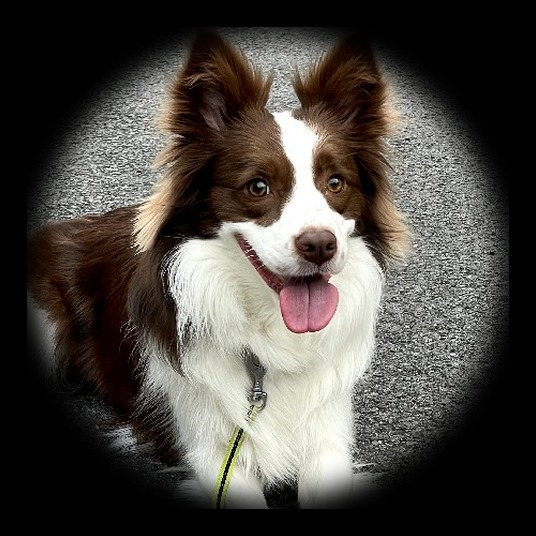
#> input picture Espressif/TUAN/02.JPG, 536 x 536 px
$ python -i prep_photos.py   (imports and definitions only)
#> lines starting #> are read from the running program, lines starting #| are printed output that depends on the picture; after the words box and inside, x2 and y2 are one past the last pixel; in counts of white or black regions, pixels touching at a corner belong together
#> in build, im is the input picture: PIL image 536x536 RGB; mean R, G, B 76.4, 72, 66.8
#!/usr/bin/env python3
"""
prep_photos.py — 把照片处理成设备能直接用的资产。

    python3 scripts/prep_photos.py ~/Pictures/团团/*.jpg
    python3 scripts/prep_photos.py --center 1136,534 --radius 468 一张.jpg

输出到 build/tuantuan/，然后把整个文件夹拖到 Claude 桌面端的
Hardware Buddy 窗口上，照片会经 BLE 流进设备。

设计前提：团团睡觉时把自己蜷成正圆，而屏幕也是正圆，所以做法不是
"圆屏里放一张照片"，而是把他抠成一枚悬浮的圆盘。四周是纯黑，
AMOLED 上黑像素熄灭，于是他没有边缘，像一件实物躺在表壳里。

只需要 pillow + numpy，不需要 ImageMagick，也不需要抠图模型。
"""
import argparse, json, pathlib, sys
import numpy as np
from PIL import Image, ImageDraw, ImageEnhance, ImageFilter

SRC = 536          # 设备端画布，比屏幕大 70px，给漂移留余量
FRAC = 0.72        # 主体直径占画布的比例，四周留黑给晕影
BUDGET_KB = 1700   # Hardware Buddy 文件夹推送上限 1.8MB，留点余量


def find_subject(im):
    """猜主体的外接圆。毯子/地板通常偏冷，主体偏暖，据此分割。
    猜不准就用 --center / --radius 手工指定，比调参快。"""
    a = np.asarray(im.resize((im.width // 4, im.height // 4))).astype(np.int16)
    R, G, B = a[:, :, 0], a[:, :, 1], a[:, :, 2]
    warm = (R > B + 10) | ((a.mean(2) > 170) & (G >= R - 6))
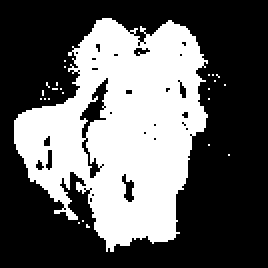
#> warm: shape (134, 134) bool (shown 2 times larger); 38% white; 24 white regions (23 under 20 px), largest, box (x1, y1, x2, y2) and area: (7, 9, 104, 126) 6793
    m = Image.fromarray((warm * 255).astype(np.uint8)).filter(ImageFilter.MedianFilter(5))
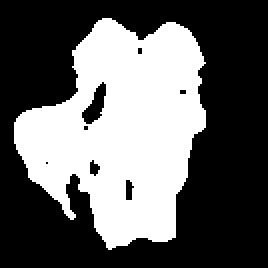
#> m: PIL image 134x134 L (shown 2 times larger); 38.7% white; 1 white region, box (x1, y1, x2, y2) and area: (7, 9, 103, 125) 6951
    ys, xs = np.nonzero(np.asarray(m) > 127)
#> ys = 6951 values from 9 to 124; xs = 6951 values, max 102 at index 1087, min 7 at index 3013, mean 60.57
    if len(xs) < 500:
        return im.width // 2, im.height // 2, min(im.size) // 2
    cx, cy = xs.mean() * 4, ys.mean() * 4
#> cx = 242.3; cy = 259.4
    r = np.percentile(np.hypot(xs * 4 - cx, ys * 4 - cy), 93)
#> r = 208.1
    return int(cx), int(cy), int(r)


def build(path, out, center=None, radius=None):
    im = Image.open(path).convert('RGB')
    cx, cy, r = center + (radius,) if center and radius else find_subject(im)
#> cx = 242; cy = 259; r = 208
    r = min(r, cx, cy, im.width - cx, im.height - cy)

    dog = im.crop((cx - r, cy - r, cx + r, cy + r))
    D = int(SRC * FRAC)
    dog = dog.resize((D, D), Image.LANCZOS)
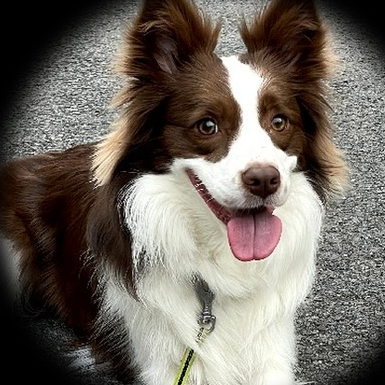
#> dog: PIL image 385x385 RGB; mean R, G, B 112.8, 105.5, 97.4

    # 只在最外一圈环带上压残留背景。往里一步都不碰 ——
    # 不限半径的话，白毛的阴影会被当成地板一起啃掉
    a = np.asarray(dog).astype(np.int16)
#> a: shape (385, 385, 3) int16
    Rc, Gc, Bc = a[:, :, 0], a[:, :, 1], a[:, :, 2]
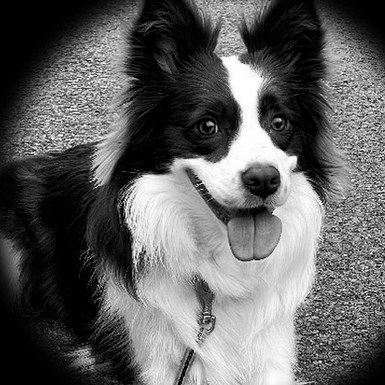
#> Bc: shape (385, 385) int16; min 0, max 255, mean 97.4
    yy, xx = np.mgrid[0:D, 0:D]
    edge = np.clip((np.hypot(xx - D / 2, yy - D / 2) / (D / 2) - 0.86) / 0.14, 0, 1)
    cool = (Bc > Rc + 14) & (Gc > Rc + 8)
#> cool: shape (385, 385) bool; every value is 0
    pale = (a.mean(2) > 150) & (Gc - Rc < 0)
#> pale: shape (385, 385) bool; 9.5% white; 405 white regions (372 under 20 px), largest, box (x1, y1, x2, y2) and area: (170, 153, 292, 338) 6241, (90, 30, 136, 188) 2188, (323, 137, 353, 199) 806
    bg = Image.fromarray(((cool | pale) * 255).astype(np.uint8)).filter(ImageFilter.MedianFilter(7))
#> bg: PIL image 385x385 L; 8.1% white; 40 white regions (18 under 20 px), largest, box (x1, y1, x2, y2) and area: (170, 168, 291, 338) 5866, (92, 33, 129, 184) 2180, (329, 140, 351, 196) 791
    bg = np.asarray(bg.filter(ImageFilter.GaussianBlur(5))).astype(np.float32) / 255.0
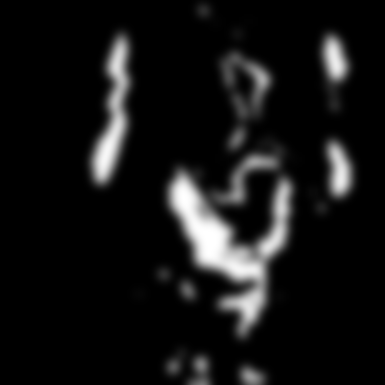
#> bg: shape (385, 385) float32; min 0, max 1, mean 0.0805
    dog = Image.fromarray((np.asarray(dog) * (1 - bg * edge)[..., None]).astype(np.uint8))

    # 羽化的圆形遮罩：软边既像浮在黑里，也不给 JPEG 的 DCT 留硬边去振铃
    mask = Image.new('L', (D, D), 0)
    ImageDraw.Draw(mask).ellipse((12, 12, D - 12, D - 12), fill=255)
#> mask: PIL image 385x385 L; 69.4% white; 1 black region, box (x1, y1, x2, y2) and area: (0, 0, 385, 385) 45377
    mask = mask.filter(ImageFilter.GaussianBlur(12))
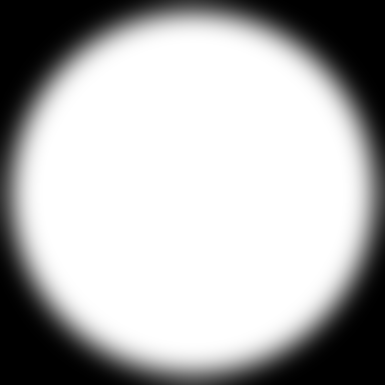
#> mask: PIL image 385x385 L; min 0, max 255, mean 176.5

    canvas = Image.new('RGB', (SRC, SRC), (0, 0, 0))
#> canvas: PIL image 536x536 RGB; every value is 0
    canvas.paste(dog, ((SRC - D) // 2,) * 2, mask)
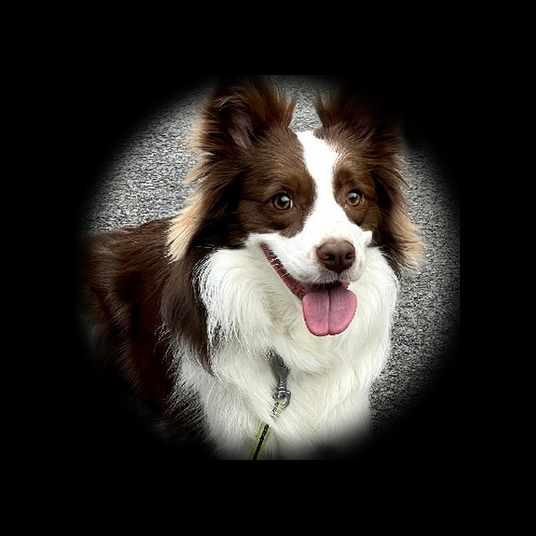
#> canvas: PIL image 536x536 RGB; mean R, G, B 46.6, 43.3, 39.8
    # AMOLED 色域比显示器宽，原样放上去偏平；+8% 饱和在这块屏上刚好，多了就俗
    canvas = ImageEnhance.Color(canvas).enhance(1.08)
    canvas.save(out, quality=92)
    return cx, cy, r


# [86 lines left out: functions make_glyph, main, not called in this run]


# [2 lines not run here, left out]

>>> result = build('../Espressif/TUAN/02.JPG', 'out.png')
#> result = (242, 259, 208)

$ run again, on Espressif/TUAN/07.JPG
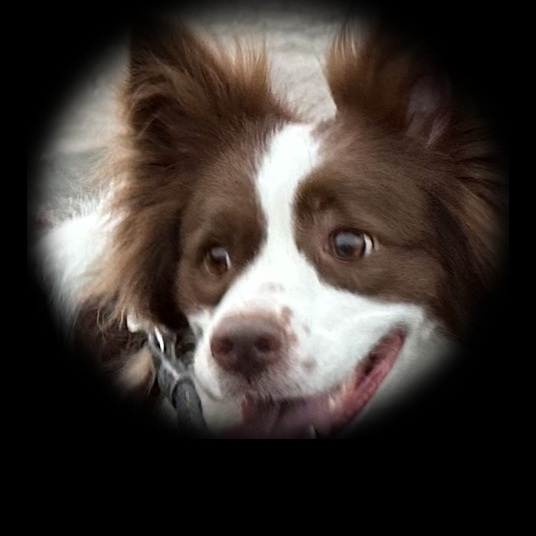
#> input picture Espressif/TUAN/07.JPG, 536 x 536 px
#> in build, im is the input picture: PIL image 536x536 RGB; mean R, G, B 61.3, 53.6, 49.1
#> in find_subject, `warm = (R > B + 10) | ((a.mean(2) > 170) & (G >= R - 6))`:
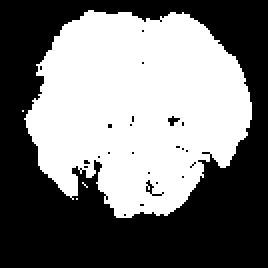
#> warm: shape (134, 134) bool (shown 2 times larger); 47.4% white; 4 white regions (3 under 20 px), largest, box (x1, y1, x2, y2) and area: (12, 5, 126, 109) 8502
#> m: PIL image 134x134 L; 47.8% white; 1 white region, box (x1, y1, x2, y2) and area: (13, 5, 126, 109) 8575
#> ys = 8575 values from 5 to 108; xs = 8575 values, max 125 at index 4027, min 13 at index 4582, mean 68.43
#> in find_subject, `cx, cy = xs.mean() * 4, ys.mean() * 4`: cx = 273.7; cy = 215.5
#> in find_subject, `r = np.percentile(np.hypot(xs * 4 - cx, ys * 4 - cy), 93)`: r = 207.5
#> in build, `cx, cy, r = center + (radius,) if center and radius else find_subject(..`: cx = 273; cy = 215; r = 207
#> cool: shape (385, 385) bool; every value is 0
#> pale: shape (385, 385) bool; 11% white; 77 white regions (57 under 20 px), largest, box (x1, y1, x2, y2) and area: (174, 23, 252, 251) 5574, (0, 78, 59, 272) 5343, (121, 269, 285, 368) 3321
#> in build, `canvas.paste(dog, ((SRC - D) // 2,) * 2, mask)`:
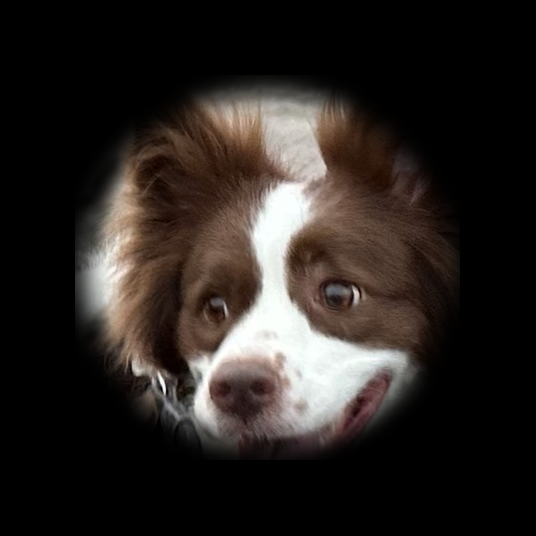
#> canvas: PIL image 536x536 RGB; mean R, G, B 41.9, 36.3, 33.1
#> result = (273, 215, 207)

$ run again, on Espressif/TUAN/08.JPG
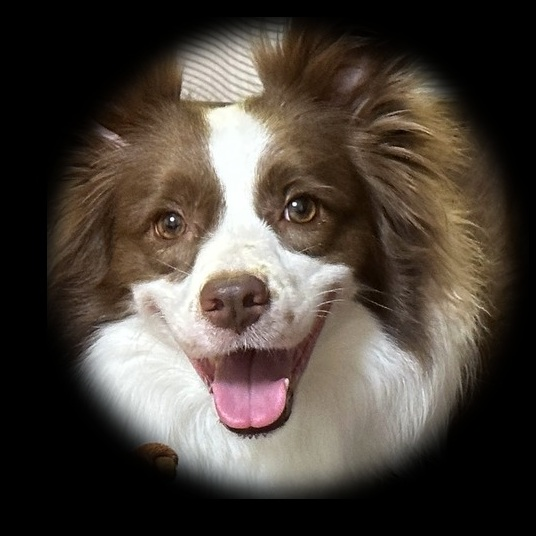
#> input picture Espressif/TUAN/08.JPG, 536 x 536 px
#> in build, im is the input picture: PIL image 536x536 RGB; mean R, G, B 76.1, 67.6, 59.8
#> warm: shape (134, 134) bool; 56.8% white; 20 black regions (19 under 20 px), largest, box (x1, y1, x2, y2) and area: (0, 0, 134, 134) 7705
#> m: PIL image 134x134 L; 57.1% white; 2 black regions (1 under 20 px), largest, box (x1, y1, x2, y2) and area: (0, 0, 134, 134) 7694
#> ys = 10260 values from 6 to 120; xs = 10260 values, max 128 at index 4035, min 12 at index 4500, mean 70.52
#> in find_subject, `cx, cy = xs.mean() * 4, ys.mean() * 4`: cx = 282.1; cy = 252.1
#> in find_subject, `r = np.percentile(np.hypot(xs * 4 - cx, ys * 4 - cy), 93)`: r = 221
#> in build, `cx, cy, r = center + (radius,) if center and radius else find_subject(..`: cx = 282; cy = 252; r = 220
#> cool: shape (385, 385) bool; every value is 0
#> pale: shape (385, 385) bool; 12.6% white; 198 white regions (181 under 20 px), largest, box (x1, y1, x2, y2) and area: (41, 11, 251, 385) 13908, (255, 236, 360, 354) 3640, (337, 223, 369, 243) 154
#> in build, `canvas.paste(dog, ((SRC - D) // 2,) * 2, mask)`:
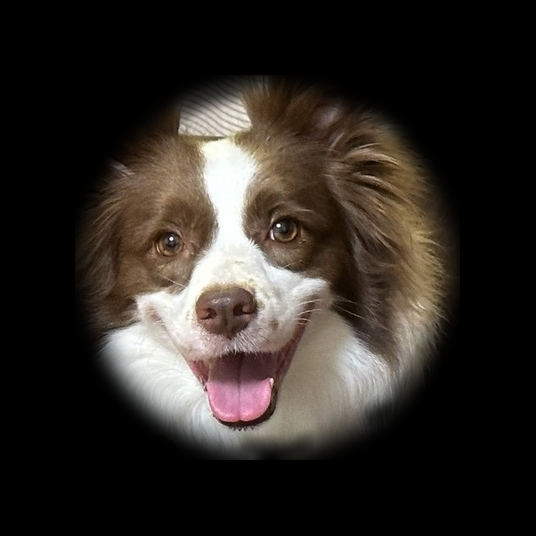
#> canvas: PIL image 536x536 RGB; mean R, G, B 47.3, 41.7, 37
#> result = (282, 252, 220)
